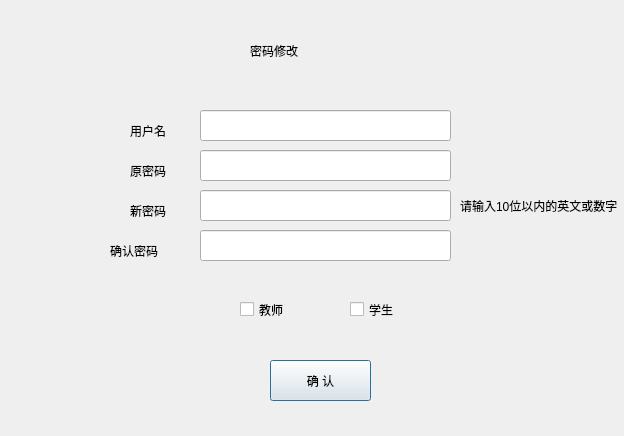
<?xml version="1.0" encoding="UTF-8"?>
<ui version="4.0">
 <class>changePassword</class>
 <widget class="QDialog" name="changePassword">
  <property name="geometry">
   <rect>
    <x>0</x>
    <y>0</y>
    <width>624</width>
    <height>436</height>
   </rect>
  </property>
  <property name="minimumSize">
   <size>
    <width>624</width>
    <height>436</height>
   </size>
  </property>
  <property name="maximumSize">
   <size>
    <width>624</width>
    <height>436</height>
   </size>
  </property>
  <property name="windowTitle">
   <string>Dialog</string>
  </property>
  <widget class="QLabel" name="label">
   <property name="geometry">
    <rect>
     <x>250</x>
     <y>30</y>
     <width>151</width>
     <height>41</height>
    </rect>
   </property>
   <property name="styleSheet">
    <string notr="true">font: 22pt &quot;隶书&quot;;</string>
   </property>
   <property name="text">
    <string>密码修改</string>
   </property>
  </widget>
  <widget class="QPushButton" name="pushButton">
   <property name="geometry">
    <rect>
     <x>270</x>
     <y>360</y>
     <width>101</width>
     <height>41</height>
    </rect>
   </property>
   <property name="cursor">
    <cursorShape>PointingHandCursor</cursorShape>
   </property>
   <property name="styleSheet">
    <string notr="true">font: 10pt &quot;黑体&quot;;</string>
   </property>
   <property name="text">
    <string>确 认</string>
   </property>
  </widget>
  <widget class="QLineEdit" name="orig_password">
   <property name="geometry">
    <rect>
     <x>200</x>
     <y>150</y>
     <width>251</width>
     <height>31</height>
    </rect>
   </property>
  </widget>
  <widget class="QLineEdit" name="new_password">
   <property name="geometry">
    <rect>
     <x>200</x>
     <y>190</y>
     <width>251</width>
     <height>31</height>
    </rect>
   </property>
  </widget>
  <widget class="QLineEdit" name="confirm">
   <property name="geometry">
    <rect>
     <x>200</x>
     <y>230</y>
     <width>251</width>
     <height>31</height>
    </rect>
   </property>
  </widget>
  <widget class="QLabel" name="label_2">
   <property name="geometry">
    <rect>
     <x>130</x>
     <y>160</y>
     <width>61</width>
     <height>21</height>
    </rect>
   </property>
   <property name="styleSheet">
    <string notr="true">font: 10pt &quot;黑体&quot;;</string>
   </property>
   <property name="text">
    <string>原密码</string>
   </property>
  </widget>
  <widget class="QLabel" name="label_3">
   <property name="geometry">
    <rect>
     <x>130</x>
     <y>200</y>
     <width>61</width>
     <height>21</height>
    </rect>
   </property>
   <property name="styleSheet">
    <string notr="true">font: 10pt &quot;黑体&quot;;</string>
   </property>
   <property name="text">
    <string>新密码</string>
   </property>
  </widget>
  <widget class="QLabel" name="label_4">
   <property name="geometry">
    <rect>
     <x>110</x>
     <y>240</y>
     <width>81</width>
     <height>21</height>
    </rect>
   </property>
   <property name="styleSheet">
    <string notr="true">font: 10pt &quot;黑体&quot;;</string>
   </property>
   <property name="text">
    <string>确认密码</string>
   </property>
  </widget>
  <widget class="QLabel" name="label_5">
   <property name="geometry">
    <rect>
     <x>130</x>
     <y>120</y>
     <width>61</width>
     <height>21</height>
    </rect>
   </property>
   <property name="styleSheet">
    <string notr="true">font: 10pt &quot;黑体&quot;;</string>
   </property>
   <property name="text">
    <string>用户名</string>
   </property>
  </widget>
  <widget class="QLineEdit" name="account">
   <property name="geometry">
    <rect>
     <x>200</x>
     <y>110</y>
     <width>251</width>
     <height>31</height>
    </rect>
   </property>
  </widget>
  <widget class="QWidget" name="widget" native="true">
   <property name="geometry">
    <rect>
     <x>230</x>
     <y>280</y>
     <width>191</width>
     <height>51</height>
    </rect>
   </property>
   <widget class="QCheckBox" name="teacher">
    <property name="geometry">
     <rect>
      <x>10</x>
      <y>20</y>
      <width>71</width>
      <height>19</height>
     </rect>
    </property>
    <property name="cursor">
     <cursorShape>PointingHandCursor</cursorShape>
    </property>
    <property name="styleSheet">
     <string notr="true">font: 10pt &quot;黑体&quot;;</string>
    </property>
    <property name="text">
     <string>教师</string>
    </property>
    <property name="autoExclusive">
     <bool>true</bool>
    </property>
   </widget>
   <widget class="QCheckBox" name="student">
    <property name="geometry">
     <rect>
      <x>120</x>
      <y>20</y>
      <width>61</width>
      <height>19</height>
     </rect>
    </property>
    <property name="cursor">
     <cursorShape>PointingHandCursor</cursorShape>
    </property>
    <property name="styleSheet">
     <string notr="true">font: 10pt &quot;黑体&quot;;</string>
    </property>
    <property name="text">
     <string>学生</string>
    </property>
    <property name="autoExclusive">
     <bool>true</bool>
    </property>
   </widget>
  </widget>
  <widget class="QLabel" name="label_7">
   <property name="geometry">
    <rect>
     <x>460</x>
     <y>190</y>
     <width>161</width>
     <height>31</height>
    </rect>
   </property>
   <property name="styleSheet">
    <string notr="true">font: 7pt &quot;黑体&quot;;</string>
   </property>
   <property name="text">
    <string>请输入10位以内的英文或数字</string>
   </property>
  </widget>
 </widget>
 <resources/>
 <connections/>
</ui>
